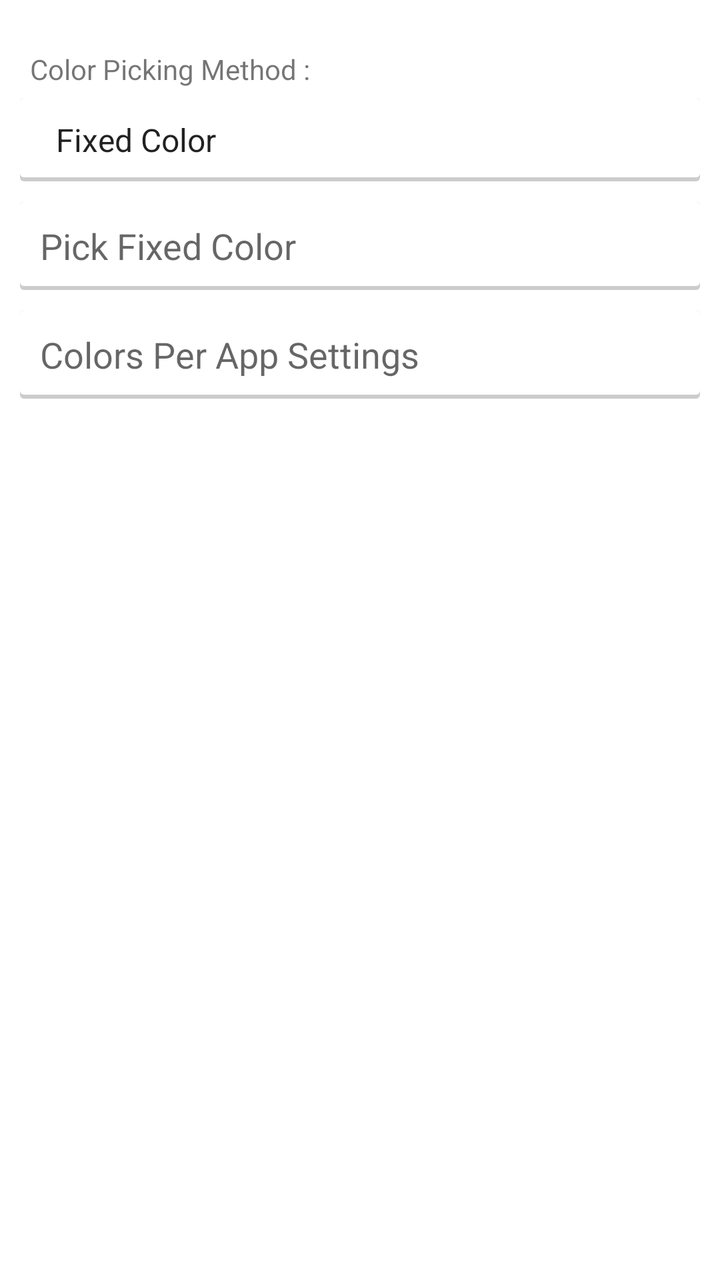
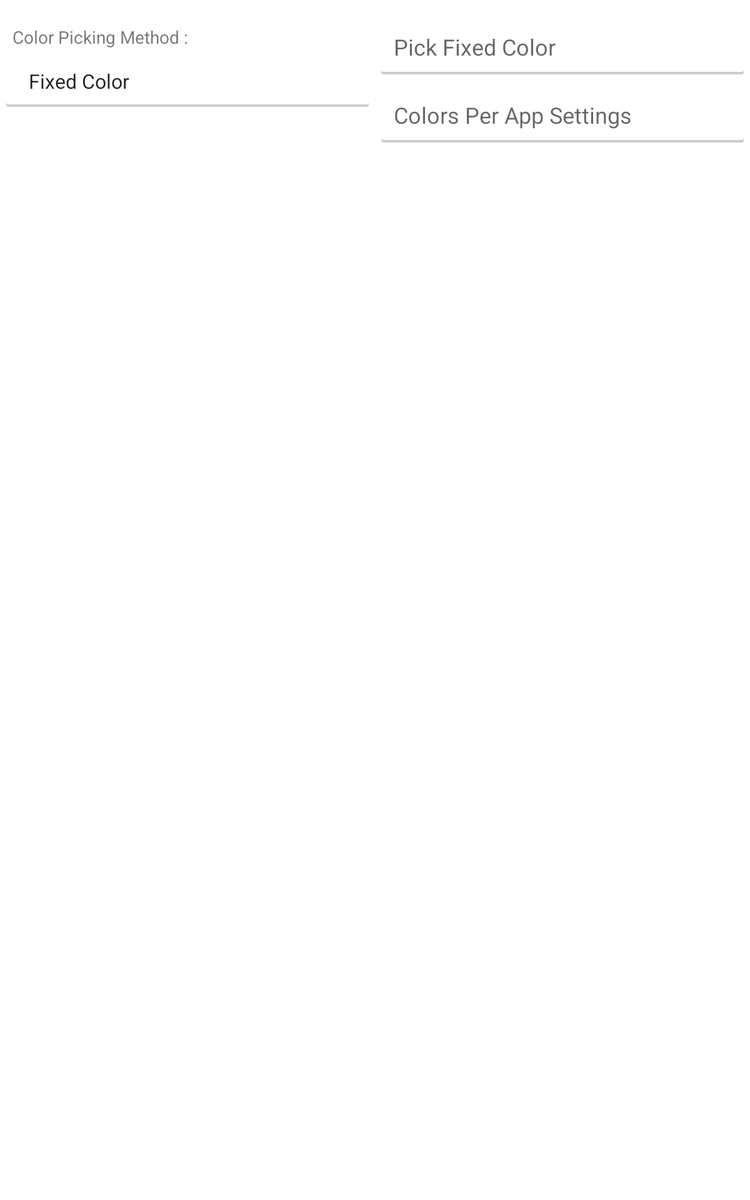

First picture: res/layout/ on a phone held upright. Second picture: the repository's own variant of that layout, on a device whose configuration matches the variant's folder. Source for both follows.
<!-- AndroidManifest.xml: application theme Theme.Gray -->
<!-- res/layout/activity_color_settings.xml -->
<FrameLayout xmlns:android="http://schemas.android.com/apk/res/android"
    android:layout_width="match_parent"
    android:layout_height="match_parent"
    android:background="@drawable/ab_solid_gray"
    android:fitsSystemWindows="true" >

<ScrollView xmlns:android="http://schemas.android.com/apk/res/android"
    xmlns:tools="http://schemas.android.com/tools"
    android:layout_width="fill_parent"
    android:layout_height="fill_parent"
    android:background="@android:color/white">
    <LinearLayout
        android:layout_width="fill_parent"
        android:layout_height="fill_parent"
        android:orientation="vertical"
        android:layout_marginTop="10dp"
        android:layout_marginLeft="10dp"
        android:layout_marginRight="10dp"
        android:paddingBottom="20dp">

        <TextView
            android:layout_width="wrap_content"
            android:layout_height="wrap_content"
            android:text="@string/color_method"
            android:id="@+id/textView6"
            android:padding="5dp"
            android:layout_marginTop="10dp"/>

        <Spinner
            android:layout_width="match_parent"
            android:layout_height="wrap_content"
            android:id="@+id/color_method_entry"
            android:entries="@array/color_method_entry"
            android:background="@drawable/cardbg"
            android:padding="10dp"/>
        <TextView
            android:layout_width="match_parent"
            android:layout_height="wrap_content"
            android:textAppearance="?android:attr/textAppearanceMedium"
            android:text="@string/pick_color_fixed"
            android:id="@+id/pick_fixed"
            android:background="@drawable/cardbg"
            android:padding="10dp"
            android:layout_marginTop="10dp"/>
        <TextView
            android:layout_width="match_parent"
            android:layout_height="wrap_content"
            android:textAppearance="?android:attr/textAppearanceMedium"
            android:text="@string/title_activity_color_per_app_list"
            android:id="@+id/color_per_app"
            android:background="@drawable/cardbg"
            android:padding="10dp"
            android:layout_marginTop="10dp"/>
    </LinearLayout>
</ScrollView>
    </FrameLayout>
<!-- resources referenced by this layout -->
<resources>
  <string-array name="color_method_entry">
          <item>Fixed Color</item>
          <item>Auto Color Picking</item>
          <item>Color Per App</item>
      </string-array>
  <string name="color_method">Color Picking Method :</string>
  <string name="pick_color_fixed">Pick Fixed Color</string>
  <string name="title_activity_color_per_app_list">Colors Per App Settings</string>
  <!-- drawable selectable_background_gray (drawable) -->
  <?xml version="1.0" encoding="utf-8"?>
  <selector xmlns:android="http://schemas.android.com/apk/res/android"
          android:exitFadeDuration="@android:integer/config_mediumAnimTime" >
      <item android:state_pressed="false" android:state_focused="true" android:drawable="@drawable/list_focused_gray" />
      <item android:state_pressed="true" android:drawable="@drawable/list_pressed_gray" />
      <item android:drawable="@android:color/transparent" />
  </selector>
  <style name="PopupMenu.Gray" parent="@style/Widget.AppCompat.PopupMenu">	
          <item name="android:popupBackground">@drawable/menu_dropdown_panel_gray</item>	
      </style>
  <style name="DropDownListView.Gray" parent="@style/Widget.AppCompat.ListView.DropDown">
          <item name="android:listSelector">@drawable/selectable_background_gray</item>
      </style>
  <style name="ActionBarTabStyle.Gray" parent="@style/Widget.AppCompat.ActionBar.TabView">
          <item name="android:background">@drawable/tab_indicator_ab_gray</item>
      </style>
  <style name="DropDownNav.Gray" parent="@style/Widget.AppCompat.Spinner.DropDown.ActionBar">
          <item name="android:background">@drawable/spinner_background_ab_gray</item>
          <item name="android:popupBackground">@drawable/menu_dropdown_panel_gray</item>
          <item name="android:dropDownSelector">@drawable/selectable_background_gray</item>
      </style>
  <!-- from res/values-v19/ -->
  <style name="ActionBar.Solid.Gray" parent="@style/Widget.AppCompat.Light.ActionBar.Solid.Inverse">
          <item name="android:background">@drawable/ab_solid_gray</item>
          <item name="android:backgroundStacked">@drawable/ab_stacked_solid_gray</item>
          <item name="android:backgroundSplit">@drawable/ab_bottom_solid_gray</item>
          <item name="android:progressBarStyle">@style/ProgressBar.Gray</item>
      </style>
  <style name="ActionButton.CloseMode.Gray" parent="@style/Widget.AppCompat.ActionButton.CloseMode">
          <item name="android:background">@drawable/btn_cab_done_gray</item>
      </style>
  <!-- from res/values-v19/ -->
  <style name="Theme.Gray.Widget" parent="@style/Theme.AppCompat">
          <item name="android:popupMenuStyle">@style/PopupMenu.Gray</item>
          <item name="android:dropDownListViewStyle">@style/DropDownListView.Gray</item>
      </style>
  <style name="ProgressBar.Gray" parent="@style/Widget.AppCompat.ProgressBar.Horizontal">
          <item name="android:progressDrawable">@drawable/progress_horizontal_gray</item>
      </style>
  <!-- drawable btn_cab_done_gray (drawable) -->
  <?xml version="1.0" encoding="utf-8"?>
  <selector xmlns:android="http://schemas.android.com/apk/res/android">
      <item android:state_pressed="true"
          android:drawable="@drawable/btn_cab_done_pressed_gray" />
      <item android:state_focused="true" android:state_enabled="true"
          android:drawable="@drawable/btn_cab_done_focused_gray" />
      <item android:state_enabled="true"
          android:drawable="@drawable/btn_cab_done_default_gray" />
  </selector>
  <!-- some entries are left out for length -->
</resources>
<!-- res/layout-sw600dp/activity_color_settings.xml (the repository's variant of the layout above) -->
<!-- drawn on a 7-inch tablet held upright -->
<FrameLayout xmlns:android="http://schemas.android.com/apk/res/android"
    android:layout_width="match_parent"
    android:layout_height="match_parent"
    android:background="@drawable/ab_solid_gray"
    android:fitsSystemWindows="true" >

<ScrollView xmlns:android="http://schemas.android.com/apk/res/android"
    xmlns:tools="http://schemas.android.com/tools"
    android:layout_width="fill_parent"
    android:layout_height="fill_parent"
    android:background="@android:color/white">
    <LinearLayout android:layout_width="fill_parent"
        android:layout_height="fill_parent"
        android:orientation="horizontal" >
    <LinearLayout android:layout_width="0dp"
        android:layout_height="fill_parent"
        android:layout_weight="1"
        android:orientation="vertical"
        android:layout_margin="5dp">
    
        <TextView
            android:layout_width="wrap_content"
            android:layout_height="wrap_content"
            android:text="@string/color_method"
            android:id="@+id/textView6"
            android:padding="5dp"
            android:layout_marginTop="10dp"/>

        <Spinner
            android:layout_width="match_parent"
            android:layout_height="wrap_content"
            android:id="@+id/color_method_entry"
            android:entries="@array/color_method_entry"
            android:background="@drawable/cardbg"
            android:padding="10dp"/>
    </LinearLayout>
        <LinearLayout android:layout_width="0dp"
            android:layout_height="fill_parent"
            android:layout_weight="1"
            android:orientation="vertical"
            android:layout_margin="5dp">
            
            <TextView
                android:layout_width="match_parent"
                android:layout_height="wrap_content"
                android:textAppearance="?android:attr/textAppearanceMedium"
                android:text="@string/pick_color_fixed"
                android:id="@+id/pick_fixed"
                android:background="@drawable/cardbg"
                android:padding="10dp"
                android:layout_marginTop="10dp"/>
            <TextView
                android:layout_width="match_parent"
                android:layout_height="wrap_content"
                android:textAppearance="?android:attr/textAppearanceMedium"
                android:text="@string/title_activity_color_per_app_list"
                android:id="@+id/color_per_app"
                android:background="@drawable/cardbg"
                android:padding="10dp"
                android:layout_marginTop="10dp"/>
        </LinearLayout>
    </LinearLayout>
</ScrollView>
</FrameLayout>
